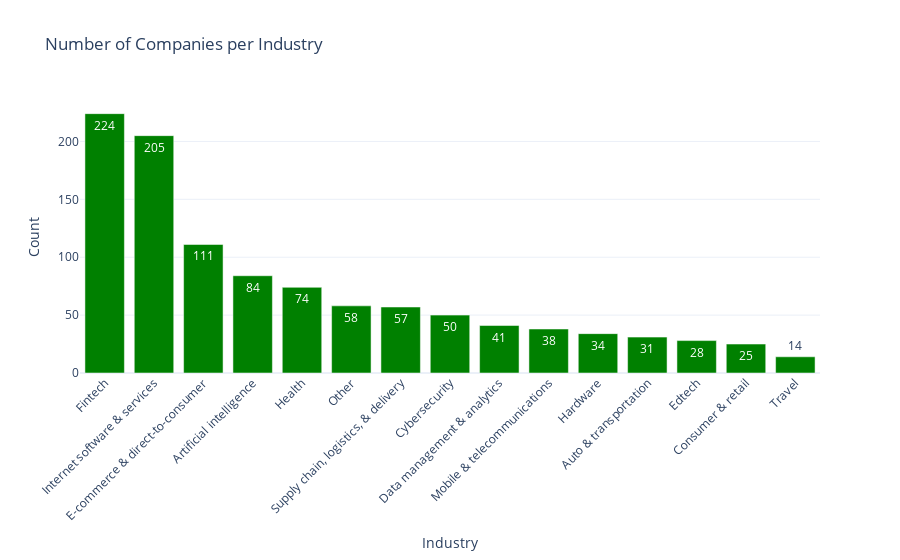

Write notebook code for a chart like this one.
### Code cell
industry_counts = df['Industry'].value_counts()

fig = go.Figure(data=[go.Bar(x=industry_counts.index, y=industry_counts.values, 
    text=industry_counts.values, marker_color='green')])

fig.update_layout(
    title='Number of Companies per Industry',
    xaxis_tickangle=-45,
    xaxis_title='Industry',
    yaxis_title='Count',
    template='plotly_white',
    showlegend=False
)

fig.show()

### Figure 1 — Plotly figure (JSON) as saved in the notebook; plotly's stock layout.template omitted (floating-point values rounded to 4 significant figures)
{"data": [{"marker": {"color": "green"}, "text": [224, 205, 111, 84, 74, 58, 57, 50, 41, 38, 34, 31, 28, 25, 14], "type": "bar", "x": ["Fintech", "Internet software & services", "E-commerce & direct-to-consumer", "Artificial intelligence", "Health", "Other", "Supply chain, logistics, & delivery", "Cybersecurity", "Data management & analytics", "Mobile & telecommunications", "Hardware", "Auto & transportation", "Edtech", "Consumer & retail", "Travel"], "y": [224, 205, 111, 84, 74, 58, 57, 50, 41, 38, 34, 31, 28, 25, 14]}], "layout": {"showlegend": false, "title": {"text": "Number of Companies per Industry"}, "xaxis": {"tickangle": -45, "title": {"text": "Industry"}}, "yaxis": {"title": {"text": "Count"}}}}
